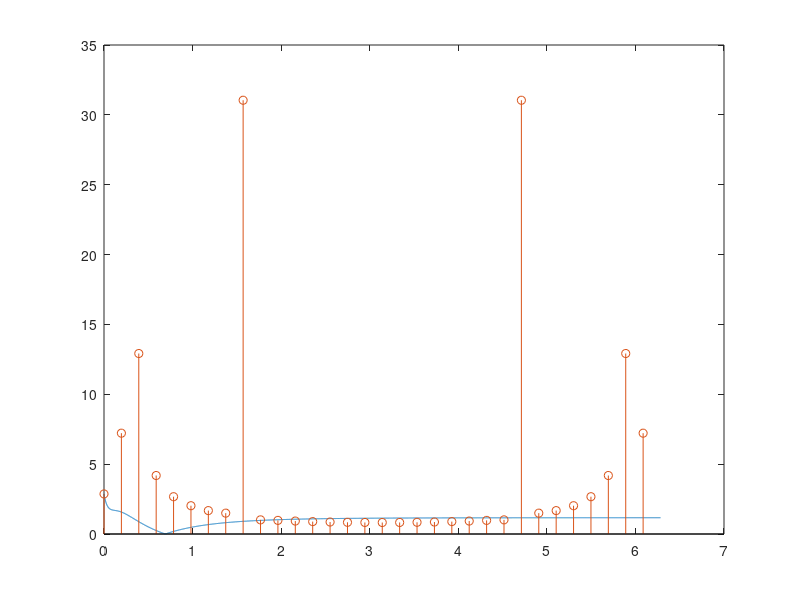
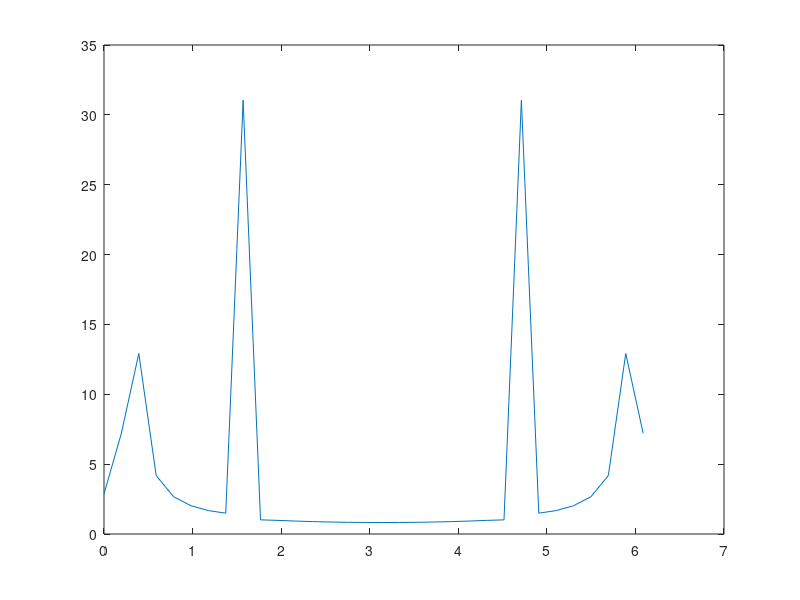
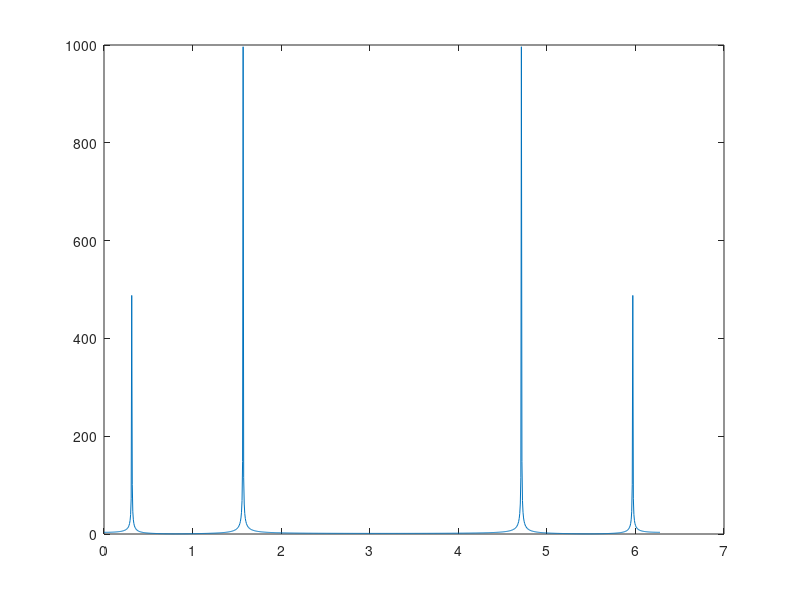
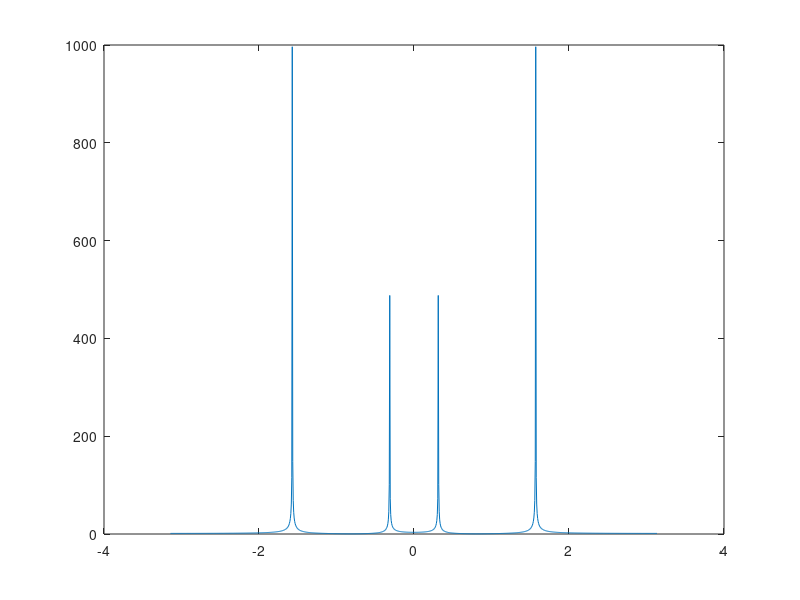

Reproduce these figures in MATLAB, in order. (Note: this script raises an error after producing the figures.)
%% GRAFIKA KOMPUTEROWA - LAB 12
%% *Joanna Dagil 231008*

clear; close all; clc;

%% CEL CWICZENIA
% Transformata Fouriera i szybka transformata Fouriera (FFT).

%% ZADANIA

% -----------------------------------------------------
%% ZADANIE 1
% -----------------------------------------------------

for n = 0:1023
    x(n+1) = cos(0.314*n + 2.5) + 2*cos(1.57*n - 0.18);
end

xx(1:32) = x(1:32);       % krotka sekwencja
w = 0:0.001:2*pi;         % "ciagly" zakres czestotliwosci
[aux,k] = size(w);

for i = 1:k
    ww(i) = 0 + 1*0;
    for j = 0:31
        ww(i) = ww(i) + xx(j+1)*exp(-1*j*w(i)); % ze wzoru slajd 11
    end
end

figure(1); 
plot(w, abs(ww))
hold on;

fww = fft(xx); % FFT
for i = 1:32
    p1(i) = (i-1)*2*pi/32;
end

stem(p1, abs(fww)); 
hold off;

figure(2); 
plot(p1, abs(fww));

% 1024 probki
fw = fft(x);
for i = 1:1024
    p12(i) = (i-1)*2*pi/1024;
end

figure(3); 
plot(p12, abs(fw));
fwsh = fftshift(fw);
figure(4); 
plot(p12-pi, abs(fwsh));




% -----------------------------------------------------
%% ZADANIE 2
% -----------------------------------------------------

[music, f] = audioread('icing2.wav');

[K, aux] = size(music);
fmusic = fft(music);
figure(5); plot(abs(fmusic));

% zamiana wsp. x na herce
for i = 1:K
    hz(i) = f*(i-1)/K;
end

hz2 = hz - 22050;
fmusic2 = fftshift(fmusic);
figure(6); plot(hz2, abs(fmusic2));

fmusic2_low = fmusic2;

for i = 1:K
    if abs(hz2(i)) > 2205
        fmusic2_low(i) = 0;
    end
end

figure(7); plot(hz2, abs(fmusic2_low));

fmusic_low = ifftshift(fmusic2_low);
music_low = ifft(fmusic_low);

audiowrite('icing2low.wav', music_low, f);

fmusic2_high = fmusic2;

for i = 1:K
    if abs(hz2(i)) < 1103
        fmusic2_high(i) = 0;
    end
end

figure(8); plot(hz2, abs(fmusic2_high));

fmusic_high = ifftshift(fmusic2_high);
music_high = ifft(fmusic_high);

audiowrite('icing2high.wav', music_high, f);


% -----------------------------------------------------
%% ZADANIE 3
% -----------------------------------------------------

Im = imread('LAKE.bmp');
figure(9); imshow(Im);
dIm = double(Im);
fIm = fft2(dIm);
% zakres czestotliwosci od 0 do 2PI
for i = 0:255
	wX(i+1) = i*2*pi/256; % rozdzielczosc obrazka 256x256
	wY(i+1) = i*2*pi/256;
	wXsh(i+1) = i*2*pi/256-pi; % czestotliwosci dodatnie i ujemne
	wYsh(i+1) = i*2*pi/256-pi; % czestotliwosci dodatnie i ujemne
end
fImsh = fftshift(fIm);
figure(10); mesh(wX,wY,abs(fIm));
figure(11); mesh(wXsh,wYsh,abs(fImsh));



% -----------------------------------------------------
%% ZADANIE 4
% -----------------------------------------------------

Im = imread('LAKE.bmp');
dIm = double(Im);
fIm = fft2(dIm);
% zakres czestotliwosci od 0 do 2PI
for i = 0:255
	wX(i+1) = i*2*pi/256; % rozdzielczosc obrazka 256x256
	wY(i+1) = i*2*pi/256;
	wXsh(i+1) = i*2*pi/256-pi; % czestotliwosci dodatnie i ujemne
	wYsh(i+1) = i*2*pi/256-pi; % czestotliwosci dodatnie i ujemne
end
fImsh = fftshift(fIm);
figure(12); mesh(wXsh,wYsh,abs(fImsh));

% czestotliwosc wx
fImshx = fImsh;
for n = 1:256
	if abs(wXsh(n)) > pi/12
		for m = 1:256
			fImshx(m,n) = 0;
		end
	end
end
figure(13); mesh(wXsh,wYsh,abs(fImshx));
fIm2 = ifftshift(fImshx);
Im2 = uint8(ifft2(fIm2));
figure(14); imshow(Im2);

% czestotliwosci wy
fImshy = fImsh;
for n = 1:256
	if abs(wYsh(n)) < pi/12
		for m = 1:256
			fImshy(n,m) = 0;
		end
	end
end
figure(15); mesh(wXsh,wYsh,abs(fImshy));
fIm3 = ifftshift(fImshy);
Im3 = uint8(ifft2(fIm3));
figure(16); imshow(Im3);

% czestotliwosci wx i wy
fImshxy = fImsh;
for n = 1:256
	for m = 1:256
		if abs(wYsh(n)) > pi/10 || abs(wXsh(m)) > pi/10
			fImshxy(n,m) = 0;
		end
	end
end
figure(17); mesh(wXsh,wYsh,abs(fImshxy));
fIm4 = ifftshift(fImshxy);
Im4 = uint8(ifft2(fIm4));
figure(18); imshow(Im4);
